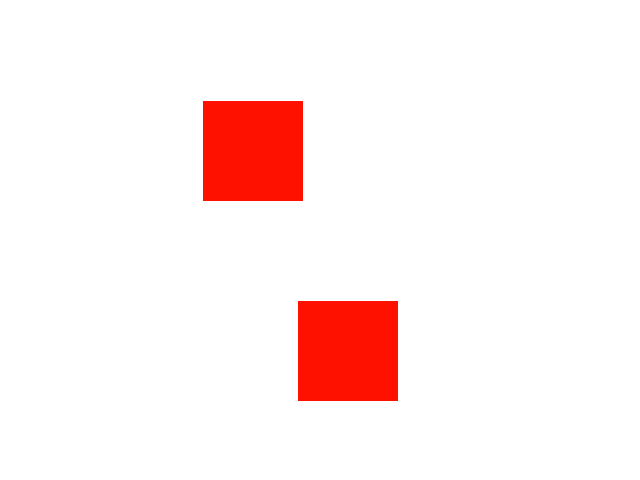
Frame 1 (no input)
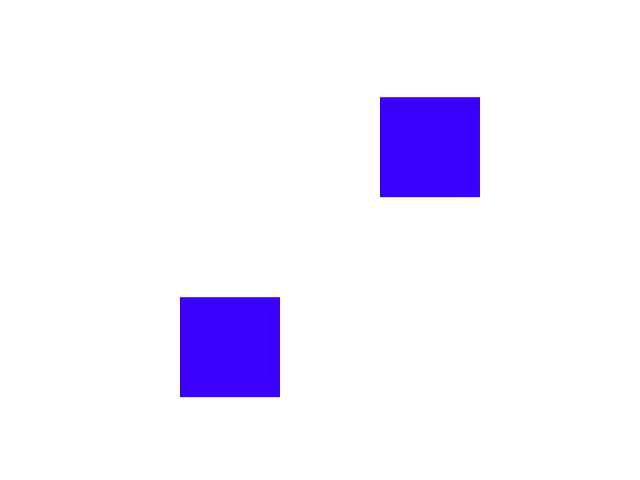
Frame 60 (the mouse pressed at the canvas centre just before this capture)
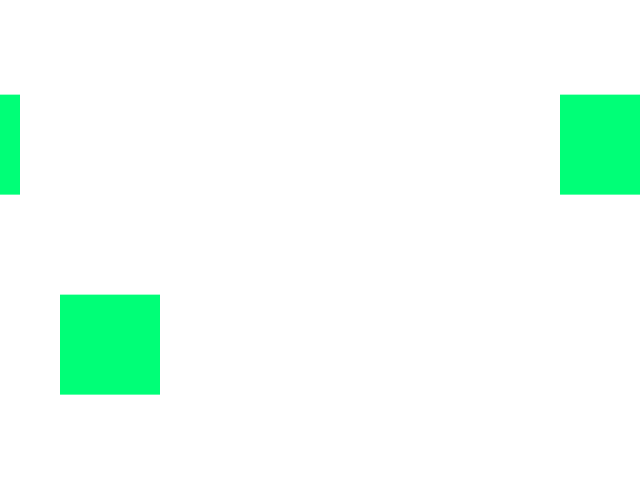
Frame 120 (the mouse held since frame 60 and released just before this capture)

The Processing sketch that drew these frames (run headless with seeded random() and noise(); from frame 60 on, the mouse is pressed at the canvas centre):

// Processing sketch: Project_WrappingSquares_Sinusoidal
// ── Project_WrappingSquares_Sinusoidal.pde

final float SQUARE_WIDTH = 100f;
final float TOP_SQUARE_SPEED = 3f;
final float BOTTOM_SQUARE_SPEED = -2f;
final float SIN_WAVE_FREQUENCY = 0.1f;
final float SIN_WAVE_MAGNITUDE = 10f;
final int HUE_CHANGE_RATE = 3;

PVector topSquarePosition = new PVector(200, 100);
PVector bottomSquarePosition = new PVector(300, 300);
float sinusoidalOffset = 0;
int hueOffset = 0;

void setup()
{
  size(640, 480);
  frameRate(60);
  noStroke();
  colorMode(HSB, 255);
}

void draw()
{ 
  // Update top square position
  topSquarePosition.x += TOP_SQUARE_SPEED;
  if (topSquarePosition.x >= width)
    topSquarePosition.x = 0;
  
  // Update bottom square position
  bottomSquarePosition.x += BOTTOM_SQUARE_SPEED;
  if (bottomSquarePosition.x + SQUARE_WIDTH <= 0)
    bottomSquarePosition.x = width - SQUARE_WIDTH;
 
  // Update offsets
  sinusoidalOffset = sin(frameCount * SIN_WAVE_FREQUENCY) * SIN_WAVE_MAGNITUDE;
  hueOffset += HUE_CHANGE_RATE;
  if (hueOffset >= 255)
    hueOffset = 0;
  
  // Prepare draw buffer
  background(255);
  fill(hueOffset, 255, 255);
  
  // Draw top square
  rect(topSquarePosition.x, topSquarePosition.y + sinusoidalOffset, SQUARE_WIDTH, SQUARE_WIDTH);
  if (topSquarePosition.x + SQUARE_WIDTH >= width)
    rect(topSquarePosition.x - width, topSquarePosition.y + sinusoidalOffset, SQUARE_WIDTH, SQUARE_WIDTH);
  
  // Draw bottom square
  rect(bottomSquarePosition.x, bottomSquarePosition.y + sinusoidalOffset, SQUARE_WIDTH, SQUARE_WIDTH);
  if (bottomSquarePosition.x <= 0)
    rect(width + bottomSquarePosition.x, bottomSquarePosition.y + sinusoidalOffset, SQUARE_WIDTH, SQUARE_WIDTH);
}

void keyPressed()
{
  if (key == ESC)
    exit();
}
